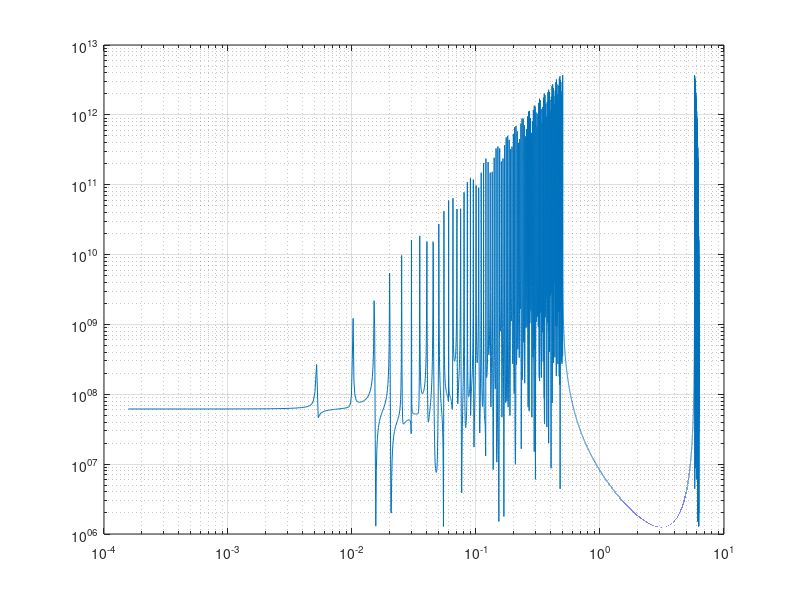

Here is the MATLAB script that generated this plot:
clear all
close all
m1=0.001;
m2=200;
t=(5*m1*1):m1*1:m2;
x=(5*m1*1):(5*m1*1):m2;
% t=t';
wave=[];
for w=1:1:100
    a=10*rand(1,1)*rand(1,1);
    y=((1/(w)^(-1)))*sin(((w)*x)+a);
%     A(:,w)=interp1(x,y,t);
    A(:,w)=y;
end
% plot(t',A(:,1));
%to calculate mean interface
B=sum(A,2);
% plot(t,B);
n=m2/(m1*5);
Amplitude2=zeros(n,2);
Amplitude2(:,1)=(((2*pi)/n):((2*pi)/n):2*pi)';
F=fft(B(:,1));
Z=(abs(F));
Z=Z.^2;
Amplitude2(:,2)=Amplitude2(:,2)+Z;
figure
% plot(Amplitude2(:,1),Amplitude2(:,2));
loglog(Amplitude2(:,1),Amplitude2(:,2));
grid on